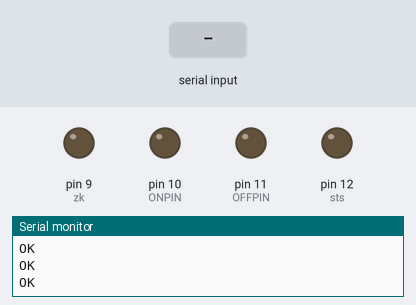
Recording of a sketch running on a simulated Arduino Uno, built for the host (arithmetic inside an expression is 32-bit, double 64-bit). Parts: output pins drawn as LEDs (lit = HIGH), the last lines printed to the serial monitor. Inputs (shaded band) come from the test bench. EEPROM starts erased; the modem accepts every AT command (registered, SIM ready, sends succeed) and sends nothing else.

Above: at 4.4 s.
4.5 s: "9510 ON" received over the second serial link
At 6.2 s:
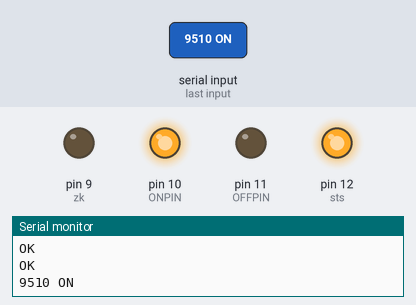
At 7.0 s:
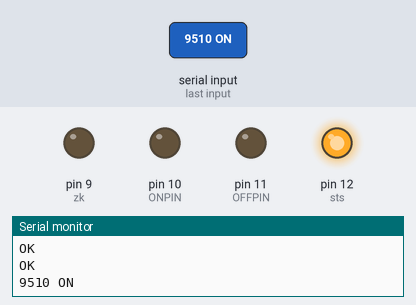
Timing chart, 0 to 8.5 s (numbered marks = the images above; inputs shaded):
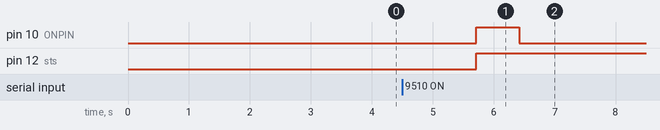

The sketch:

SwBandhi_hardware_Code.ino
```cpp
#include <SoftwareSerial.h>
#include <EEPROM.h>

//Create software serial object to communicate with SIM800L
SoftwareSerial MySim(7, 8); //SIM800L Tx & Rx is connected to Arduino #3 & #2
String message;
String number = ""; // add mo. number here
#define ONPIN 10
#define OFFPIN 11
#define sts 12
#define zk 9

void writeString(char add,String data);
String read_String(char add);


void setup()
{

  //Begin serial communication with Arduino and Arduino IDE (Serial Monitor)
  Serial.begin(9600);

  EEPROM.begin(512);
  String data = number; // here number will be stored
  writeString(10, data);  //Address 10 and String type data
  delay(10);


  MySim.begin(9600);
  Serial.println("Initializing...");
  delay(2000);

  MySim.println("AT+CMGF=1"); // Configuring TEXT mode

  MySim.println("AT+CNMI=1,2,0,0,0"); // Decides how newly arrived SMS messages should be handled
  delay(1000);
  pinMode(ONPIN, OUTPUT);
  pinMode(OFFPIN, OUTPUT);
  pinMode(sts, OUTPUT);
  pinMode(zk, OUTPUT);
  digitalWrite(sts, LOW);
  digitalWrite(zk, LOW);

  delay(100);
  MySim.println("AT+CMGD=1,4");
  delay(100);

  }

void mskl() {

  delay(300);
  MySim.println("ATD"+number+";");
  delay(20000);
  MySim.println("ATH");
}

void loop()
{

   while (MySim.available() )
  {
    message=MySim.readString();
    Serial.println(message);
    message.toUpperCase();

    if (message.indexOf("9510 ON")>=0) // change your code for turn on motor
      {
        digitalWrite(sts, HIGH);
        digitalWrite(ONPIN, HIGH);
        delay(700);
        digitalWrite(ONPIN, LOW);
        mskl();
        }
    if (message.indexOf("9510 OFF")>=0) // change your code for turn off motor
      {
        digitalWrite(sts, LOW);
        digitalWrite(OFFPIN, HIGH);
        delay(700);
        digitalWrite(OFFPIN, LOW);
        mskl();
        }
    if (message.indexOf("ZK ON")>=0) // change your code for turn off motor
      {
        digitalWrite(zk, HIGH);
        }
    if (message.indexOf("ZK OFF")>=0) // change your code for turn off motor
      {
        digitalWrite(zk, LOW);
        }


        }


    delay(250);
    }


void writeString(char add,String data)
{
  int _size = data.length();
  int i;
  for(i=0;i<_size;i++)
  {
    EEPROM.write(add+i,data[i]);
  }
  EEPROM.write(add+_size,'\0');   //Add termination null character for String Data
  EEPROM.commit();
}


String read_String(char add)
{
  int i;
  char data[100]; //Max 100 Bytes
  int len=0;
  unsigned char k;
  k=EEPROM.read(add);
  while(k != '\0' && len<500)   //Read until null character
  {
    k=EEPROM.read(add+len);
    data[len]=k;
    len++;
  }
  data[len]='\0';
  return String(data);
}
```

Measured:
- after the input at 4.5 s, pin 10 (ONPIN): LOW → HIGH after 1.2 s, → LOW 0.70 s later; pin 12 (sts): LOW → HIGH after 1.2 s
